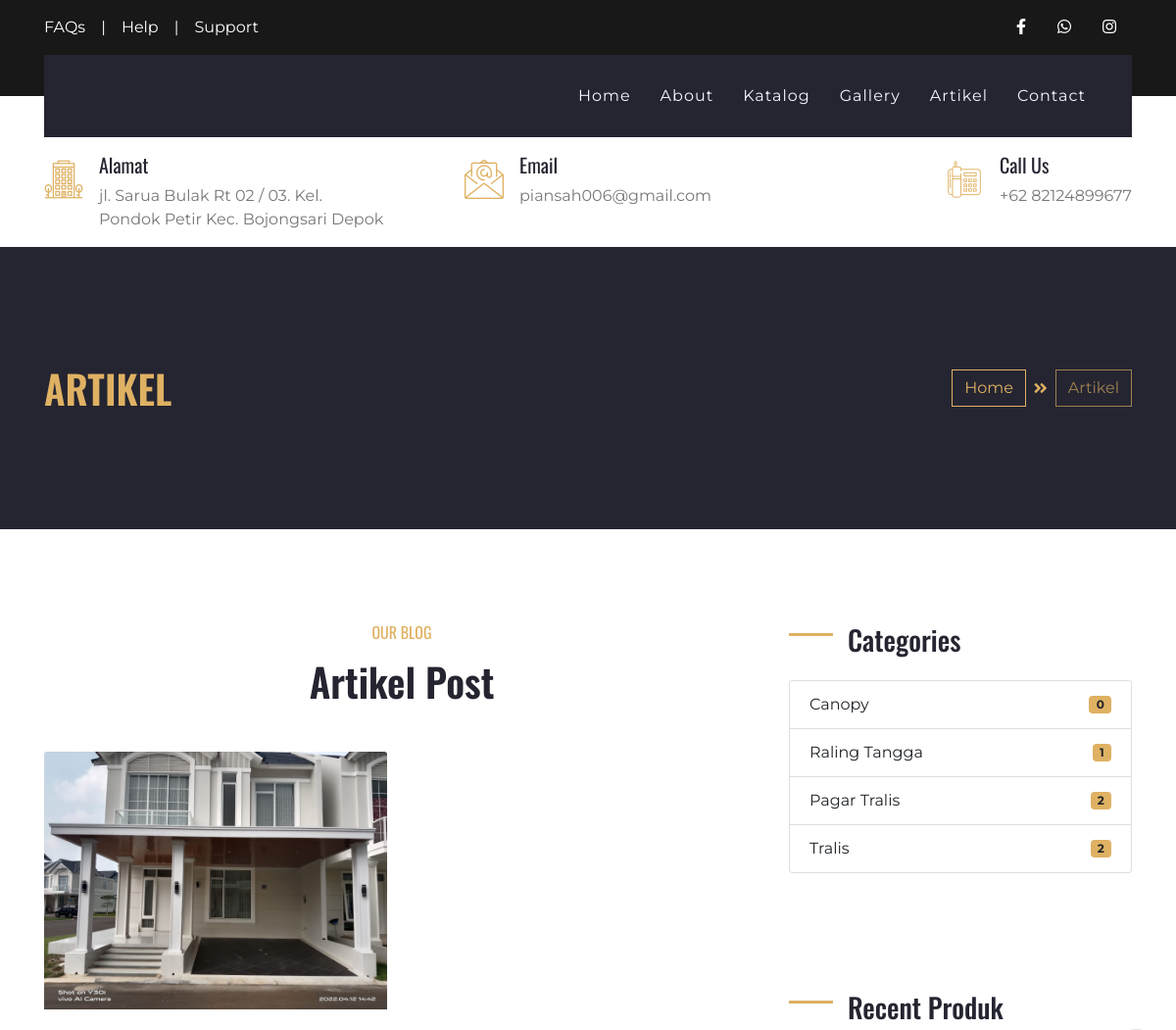
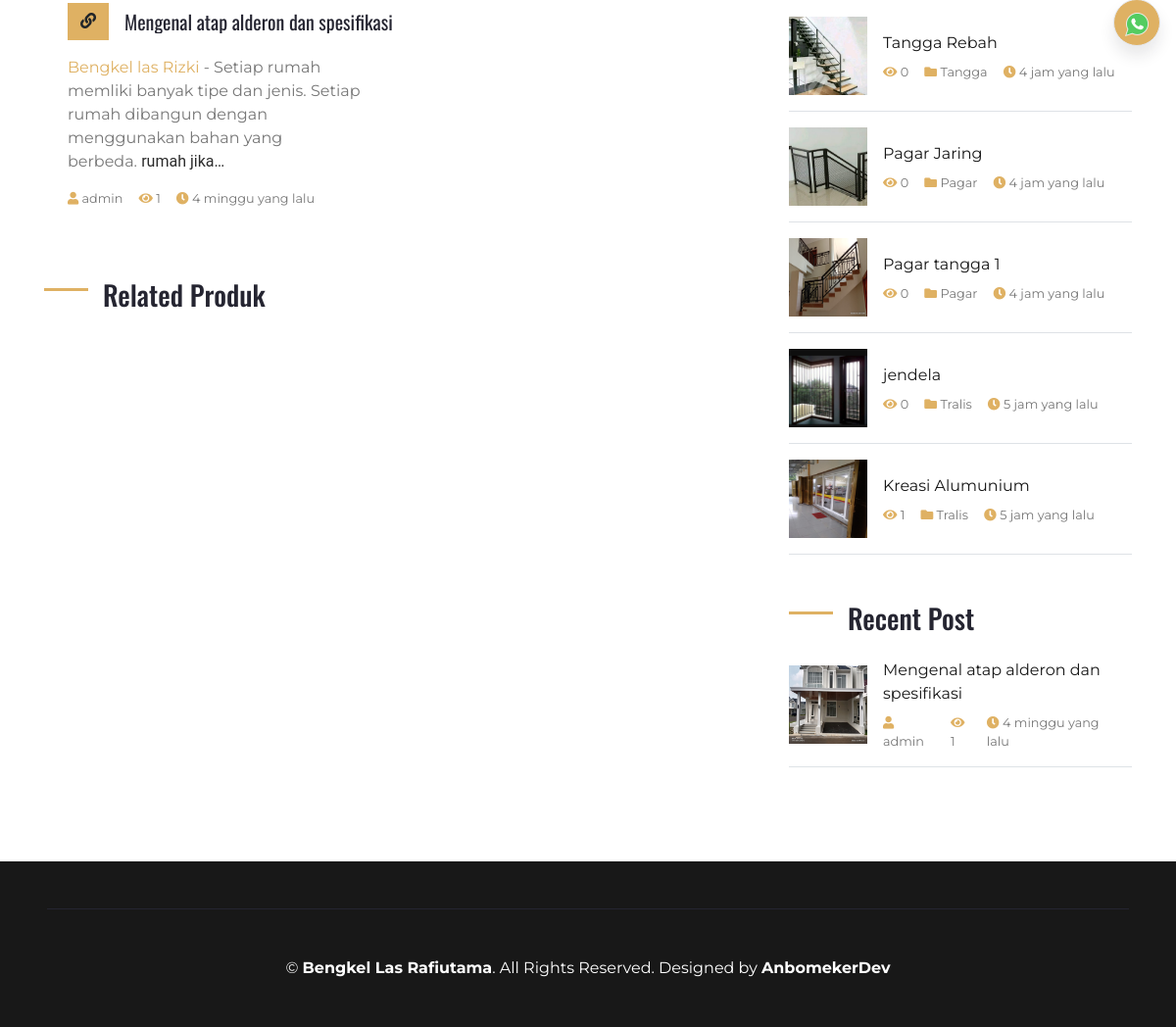
Page /index.php/artikel on the committed database (2 pictures, top to bottom).
### tables this page shows
CREATE TABLE `set_profil`  (
  `profil_id` int(11) NOT NULL AUTO_INCREMENT,
  `nama` varchar(50) NULL DEFAULT NULL,
  `alamat` varchar(100) NULL DEFAULT NULL,
  `deskripsi` text NULL,
  `logo` text NULL,
  `foto` text NULL,
  `kontak_id` int(11) NULL DEFAULT NULL,
  `company_name` varchar(50) NULL DEFAULT NULL,
  `web_url` text NULL,
  PRIMARY KEY (`profil_id`) USING BTREE
);

CREATE TABLE `artikel`  (
  `artikel_id` int(11) NOT NULL AUTO_INCREMENT,
  `judul_artikel` varchar(100) NULL DEFAULT NULL,
  `konten` longtext NULL,
  `slug` text NULL,
  `foto` text NULL,
  `link` text NULL,
  `date_post` datetime NULL DEFAULT NULL,
  `is_active` int(11) NULL DEFAULT NULL,
  `penerbit` varchar(50) NULL DEFAULT NULL,
  `visit` int(11) NULL DEFAULT NULL,
  `ip` varchar(100) NULL DEFAULT NULL,
  PRIMARY KEY (`artikel_id`) USING BTREE
);

CREATE TABLE `ref_produk`  (
  `produk_id` int(11) NOT NULL AUTO_INCREMENT,
  `nama_produk` varchar(100) NOT NULL,
  `kategori` varchar(30) NOT NULL,
  `deskripsi` text NOT NULL,
  `foto` varchar(100) NOT NULL,
  `date_post` datetime NOT NULL,
  `slug` varchar(100) NULL DEFAULT NULL,
  `harga` varchar(20) NULL DEFAULT NULL,
  `best` int(11) NULL DEFAULT NULL,
  PRIMARY KEY (`produk_id`) USING BTREE
);

### application/views/pages/right_v.php (the view, shortened to what the rows shown need)
<div class="col-lg-4 mt-5 mt-lg-0">
    <div class="mb-5">
        <?php foreach ($produklimit as $produk) : ?>
            <?php $id = $produk->produk_id;
            $visitproduk  = $this->db->query("SELECT * FROM section_visit WHERE produk_id='" . $id . "'")->num_rows(); ?>
            <div class="d-flex align-items-center border-bottom mb-3 pb-3">
                <img class="img-fluid" src="<?= base_url() ?>assets/upload/gallery/<?= $produk->foto ?>" style="width: 80px; height: 80px;" alt="">
                <div class="d-flex flex-column pl-3">
                    <a class="text-dark mb-2" href="<?= base_url() ?>katalog/detailproduk/<?= $produk->slug ?>/<?= $produk->produk_id ?>"><?= $produk->nama_produk ?></a>
                    <div class="d-flex">
                        <small class="mr-3"><i class="fa fa-eye text-primary"></i> <?= $visitproduk ?></small>
                        <small class="mr-3"><i class="fa fa-folder text-primary"></i> <?= $produk->kategori ?></small>
                        <small class="mr-3"><i class="fa fa-clock text-primary"></i> <?= waktu_lalu($produk->date_post) ?></small>
                    </div>
                </div>
            </div>
        <?php endforeach ?>
    </div>
    <div class="mb-5">
        <?php foreach ($artikellimit as $art) : ?>
            <?php $id = $art->artikel_id;
            $visitart  = $this->db->query("SELECT * FROM section_visit WHERE artikel_id='" . $id . "'")->num_rows(); ?>
            <div class="d-flex align-items-center border-bottom mb-3 pb-3">
                <img class="img-fluid" src="<?= base_url() ?>assets/upload/artikel/<?= $art->foto ?>" style="width: 80px; height: 80px;" alt="">
                <div class="d-flex flex-column pl-3">
                    <a class="text-dark mb-2" href="<?= base_url() ?>artikel/single/<?= $art->slug ?>/<?= $art->artikel_id ?>"><?= $art->judul_artikel ?></a>
                    <div class="d-flex">
                        <small class="mr-3"><i class="fa fa-user text-primary"></i> <?= $art->penerbit ?></small>
                        <small class="mr-3"><i class="fa fa-eye text-primary"></i> <?= $visitart ?></small>
                        <small class="mr-3"><i class="fa fa-clock text-primary"></i> <?= waktu_lalu($art->date_post) ?></small>
                    </div>
                </div>
            </div>
        <?php endforeach ?>
    </div>
</div>

### application/views/layout/navbar.php (shortened to what the rows shown need)
<div class="container-fluid bg-white py-3">
    <div class="container">
        <div class="row">
            <div class="col-lg-4 text-left mb-3 mb-lg-0">
                <div class="d-inline-flex text-left">
                    <h1 class="flaticon-office font-weight-normal text-primary m-0 mr-3"></h1>
                    <div class="d-flex flex-column">
                        <h5>Alamat</h5>
                        <p class="m-0"><?= $alamat ?></p>
                    </div>
                </div>
            </div>
            <div class="col-lg-4 text-left text-lg-center mb-3 mb-lg-0">
                <div class="d-inline-flex text-left">
                    <h1 class="flaticon-email font-weight-normal text-primary m-0 mr-3"></h1>
                </div>
            </div>
            <div class="col-lg-4 text-left text-lg-right mb-3 mb-lg-0">
                <div class="d-inline-flex text-left">
                    <h1 class="flaticon-telephone font-weight-normal text-primary m-0 mr-3"></h1>
                </div>
            </div>
        </div>
    </div>
</div>

### application/views/pages/artikel_v.php (shortened to what the rows shown need)
<?php
function waktu_lalu($timestamp)
{
    $selisih = time() - strtotime($timestamp);
    $detik = $selisih;
    $menit = round($selisih / 60);
    $jam = round($selisih / 3600);
    $hari = round($selisih / 86400);
    $minggu = round($selisih / 604800);
    $bulan = round($selisih / 2419200);
    $tahun = round($selisih / 29030400);
    if ($detik <= 60) {
        $waktu = $detik . ' detik yang lalu';
    } else if ($menit <= 60) {
        $waktu = $menit . ' menit yang lalu';
    } else if ($jam <= 24) {
        $waktu = $jam . ' jam yang lalu';
    } else if ($hari <= 7) {
        $waktu = $hari . ' hari yang lalu';
    } else if ($minggu <= 4) {
        $waktu = $minggu . ' minggu yang lalu';
    } else if ($bulan <= 12) {
        $waktu = $bulan . ' bulan yang lalu';
    } else {
        $waktu = $tahun . ' tahun yang lalu';
    }
    return $waktu;
}
?>
<div class="container-fluid bg-secondary py-5">
    <div class="container py-5">
        <div class="row align-items-center py-4">
            <div class="col-md-6 text-center text-md-left">
                <h1 class="mb-4 mb-md-0 text-primary text-uppercase">Artikel</h1>
            </div>
        </div>
    </div>
</div>
<div class="container py-5">
    <div class="row pt-5">
        <div class="col-lg-8">
            <div class="row justify-content-center">
                <div class="col-lg-6 col-md-8 col text-center mb-4">
                    <h1 class="mb-4">Artikel Post</h1>
                </div>
            </div>
            <div class="row pb-3">
                <?php foreach ($artikel as $blog) : ?>
                    <?php $text = $blog->konten;
                    $limitext = word_limiter($text, 30);
                    ?>
                    <?php $id = $blog->artikel_id;
                    $visitartikel = $this->db->query("SELECT * FROM section_visit WHERE artikel_id='" . $id . "'")->num_rows(); ?>
                    <div class="col-md-6 mb-4">
                        <div class="card border-0 mb-2">
                            <img class="card-img-top" src="<?= base_url() ?>assets/upload/artikel/<?= $blog->foto ?>" alt="">
                            <div class="card-body bg-white p-4">
                                <div class="d-flex align-items-center mb-3">
                                    <a class="btn btn-primary" href="<?= base_url() ?>artikel/single/<?= $blog->slug ?>/<?= $blog->artikel_id ?>"><i class="fa fa-link"></i></a>
                                    <a href="<?= base_url() ?>artikel/single/<?= $blog->slug ?>/<?= $blog->artikel_id ?>">
                                        <h5 class="m-0 ml-3 text-truncate"><?= $blog->judul_artikel ?></h5>
                                    </a>
                                </div>
                                <p><?= $limitext ?></p>
                                <div class="d-flex">
                                    <small class="mr-3"><i class="fa fa-user text-primary"></i> <?= $blog->penerbit ?></small>
                                    <small class="mr-3"><i class="fa fa-eye text-primary"></i> <?= $visitartikel ?></small>
                                    <small class="mr-3"><i class="fa fa-clock text-primary"></i> <?= waktu_lalu($blog->date_post) ?></small>
                                </div>
                            </div>
                        </div>
                    </div>
                <?php endforeach ?>
            </div>
        </div>
        <?php $this->load->view('pages/right_v') ?>
    </div>
</div>

### application/views/layout/footer.php (shortened to what the rows shown need)
<div class="container-fluid bg-dark text-white py-5 px-sm-3 px-md-5">
    <div class="container border-top border-secondary pt-5">
        <p class="m-0 text-center text-white">
            &copy; <a class="text-white font-weight-bold" href="#"><?= $perusahaan ?></a>. All Rights Reserved. Designed by
            <a class="text-white font-weight-bold" href="https://www.anamsaepul.site">AnbomekerDev</a>
        </p>
    </div>
</div>
</body>
</html>

### rows in the picture
set_profil: alamat "jl. Sarua Bulak Rt 02 / 03. Kel. Pondok Petir Kec. Bojongsari Depok", nama "Bengkel Las Rafiutama"
artikel: foto (picture), judul_artikel "Mengenal atap alderon dan spesifikasi", konten "Bengkel las Rizki - Setiap rumah memliki banyak tipe dan jenis. Setiap rumah dibangun dengan menggunakan bahan yang berbeda. rumah jika…", penerbit "admin", visitartikel "1", date_post "4 minggu yang lalu", visitart "1"
ref_produk: foto (picture), nama_produk "Tangga Rebah", visitproduk "0", kategori "Tangga", date_post "4 jam yang lalu"
ref_produk: foto (picture), nama_produk "Pagar Jaring", visitproduk "0", kategori "Pagar", date_post "4 jam yang lalu"
ref_produk: foto (picture), nama_produk "Pagar tangga 1", visitproduk "0", kategori "Pagar", date_post "4 jam yang lalu"
ref_produk: foto (picture), nama_produk "jendela", visitproduk "0", kategori "Tralis", date_post "5 jam yang lalu"
ref_produk: foto (picture), nama_produk "Kreasi Alumunium", visitproduk "1", kategori "Tralis", date_post "5 jam yang lalu"

### other values in the picture
$email "piansah006@gmail.com"
$telpon "82124899677"
$canopy "0"
$tangga "1"
$pagar "2"
$tralis "2"
